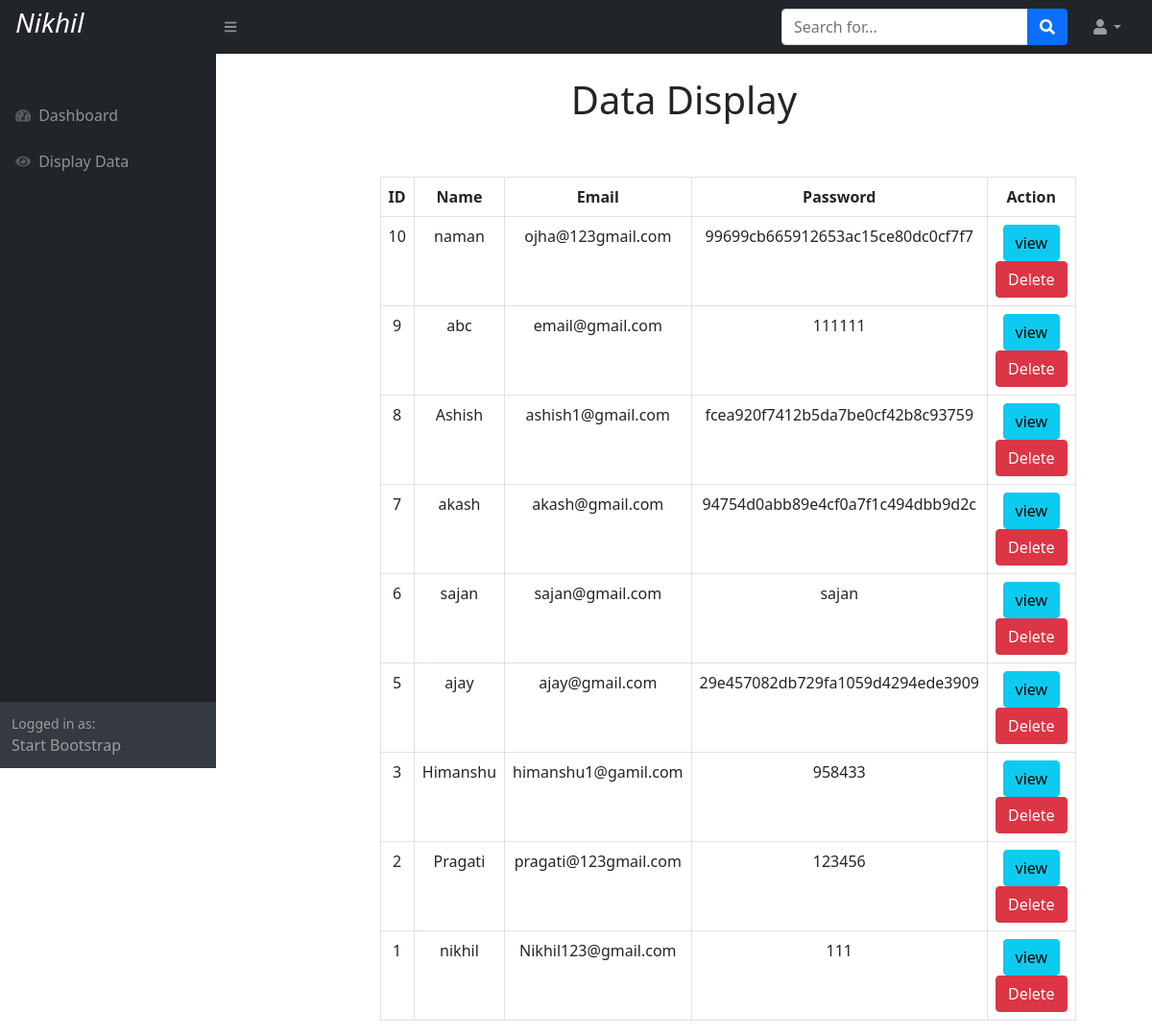
Screenshot of /display.php (signed in) with the database file from the repository.
### tables this page shows
CREATE TABLE `user1` (
  `id` int(11) NOT NULL,
  `f_name` varchar(50) NOT NULL,
  `l_name` varchar(50) NOT NULL,
  `email` varchar(50) NOT NULL,
  `password` varchar(50) NOT NULL,
  `token` varchar(100) NOT NULL
);

### display.php (the view, shortened to what this page needs)
<!DOCTYPE html>
<html lang="en">
    <head>
        <link href="https://cdn.jsdelivr.net/npm/simple-datatables@latest/dist/style.css" rel="stylesheet" />
        <link href="css/styles.css" rel="stylesheet" />
    </head>
    <body class="sb-nav-fixed">
        <nav class="sb-topnav navbar navbar-expand navbar-dark bg-dark">
           <a class="navbar-brand ps-3" href="index.html"> <h3 class="text-capitalize fst-italic"><?php echo $_SESSION['f_name'] ?>&nbsp;</h3></a>
            <button class="btn btn-link btn-sm order-1 order-lg-0 me-4 me-lg-0" id="sidebarToggle" href="#!"><i class="fas fa-bars"></i></button>
            <form class="d-none d-md-inline-block form-inline ms-auto me-0 me-md-3 my-2 my-md-0">
                <div class="input-group">
                    <input class="form-control" type="text" placeholder="Search for..." aria-label="Search for..." aria-describedby="btnNavbarSearch" />
                    <button class="btn btn-primary" id="btnNavbarSearch" type="button"><i class="fas fa-search"></i></button>
                </div>
            </form>
            <ul class="navbar-nav ms-auto ms-md-0 me-3 me-lg-4">
                <li class="nav-item dropdown">
                    <a class="nav-link dropdown-toggle" id="navbarDropdown" href="#" role="button" data-bs-toggle="dropdown" aria-expanded="false"><i class="fas fa-user fa-fw"></i></a>
                </li>
            </ul>
        </nav>
        <div id="layoutSidenav">
            <div id="layoutSidenav_nav">
                <nav class="sb-sidenav accordion sb-sidenav-dark" id="sidenavAccordion">
                    <div class="sb-sidenav-menu">
                        <div class="nav">
                            <div class="sb-sidenav-menu-heading"></div>
                            <a class="nav-link" href="dashboard.php">
                                <div class="sb-nav-link-icon"><i class="fas fa-tachometer-alt"></i></div>
                                Dashboard
                            </a>
                            <a class="nav-link" href="display.php">
                                <div class="sb-nav-link-icon"><i class="fa fa-eye"></i></div>
                                Display Data
                            </a>
                            <a href="register.php" class="nav-link collapsed"  data-bs-toggle="collapse" data-bs-target="#collapsePages" aria-expanded="false" aria-controls="collapsePages">
                            </a>
                        </div>
                    </div>
                    <div class="sb-sidenav-footer">
                        <div class="small">Logged in as:</div>
                        Start Bootstrap
                    </div>
                </nav>
            </div>
            <div id="layoutSidenav_content">
                <main>
                    <div class="container-fluid">
                        <center>
                             <h1 class="mt-4">Data Display</h1>
                             <br><br>
                        </center>
                           <center>
                            <div class="col-md-8">
                                <table class="table table-bordered">
                                        <tr class="text-center">
                                            <th>ID</th>
                                            <th> Name</th>
                                            <th>Email</th>
                                            <th>Password</th>
                                            <th>Action</th>
                                        </tr>
                                             <?php
                                                include "condb.php";
                                                $a = "select * from user1 order by id desc";
                                                $b = mysqli_query($con,$a);
                                                while($data = mysqli_fetch_array($b)){
                                            ?>
                                                <tr class="text-center">
                                                    <td><?php echo $data['id'] ?></td>
                                                    <td><?php echo $data['f_name'] ?></td>
                                                    <td><?php echo $data['email'] ?></td>
                                                    <td><?php echo $data['password'] ?></td>
                                            <td class="text-center">
                                            <a href="view.php?you=<?php echo $data ['id'] ?>"class="btn btn-info">view</a>
                                            <a href="delete.php?i=<?php echo $data['id']?>"class="btn btn-danger">Delete</a>
                                            </td>
                                        </tr>
                                        <?php
                                        }
                                        ?>
                                </table>
                                </center>
                            </div>
                        </div>
                    </div>
    </body>
</html>

### rows the page displays
user1: id "10", f_name "naman", email "ojha@123gmail.com", password "99699cb665912653ac15ce80dc0cf7f7"
user1: id "9", f_name "abc", email "email@gmail.com", password "111111"
user1: id "8", f_name "Ashish", email "ashish1@gmail.com", password "fcea920f7412b5da7be0cf42b8c93759"
user1: id "7", f_name "akash", email "akash@gmail.com", password "94754d0abb89e4cf0a7f1c494dbb9d2c"
user1: id "6", f_name "sajan", email "sajan@gmail.com", password "sajan"
user1: id "5", f_name "ajay", email "ajay@gmail.com", password "29e457082db729fa1059d4294ede3909"
user1: id "3", f_name "Himanshu", email "himanshu1@gamil.com", password "958433"
user1: id "2", f_name "Pragati", email "pragati@123gmail.com", password "123456"
user1: id "1", f_name "nikhil", email "Nikhil123@gmail.com", password "111"

### other values shown
$_SESSION['f_name'] "Nikhil"
